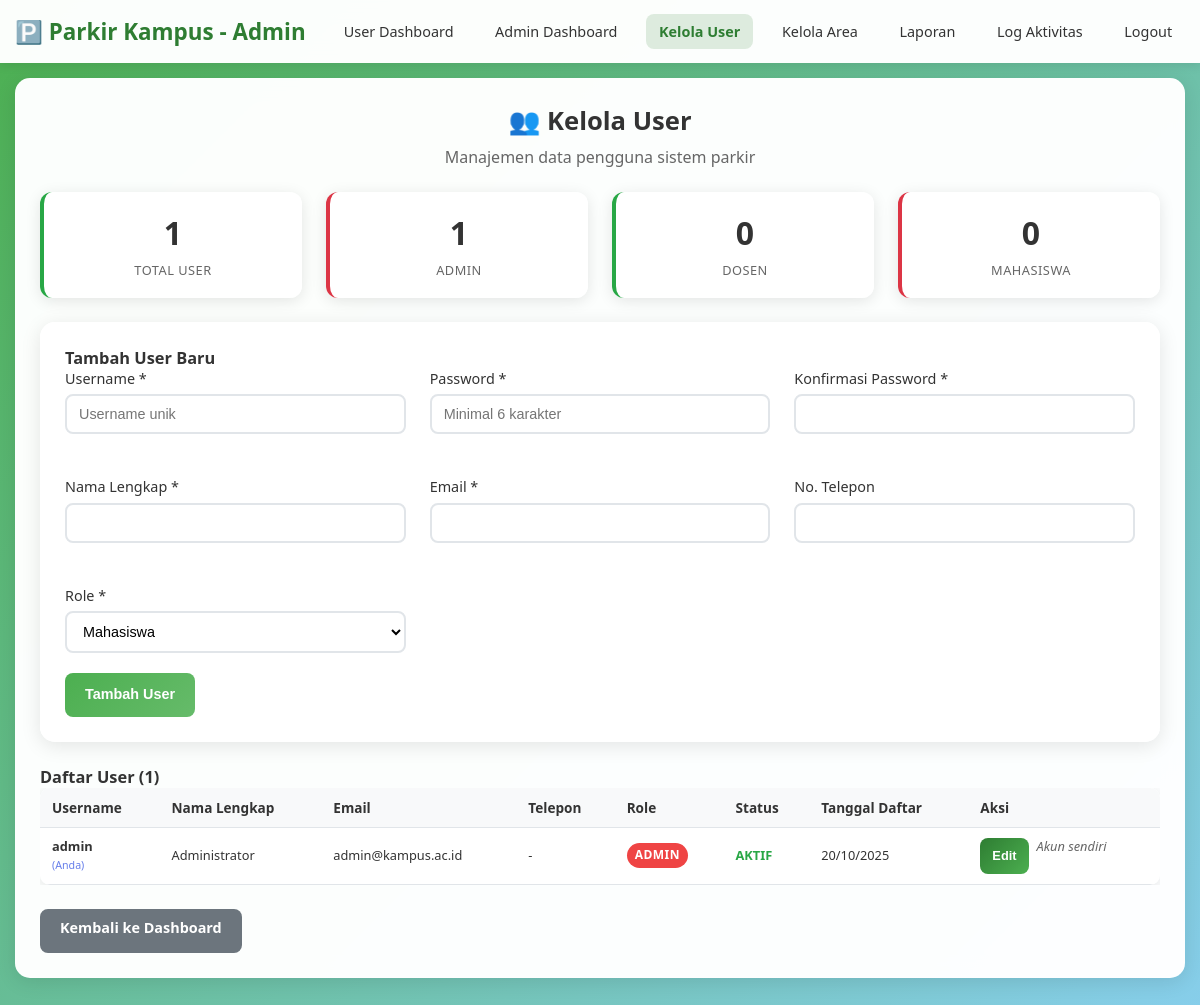
The page /admin/users.php (signed in) on the database its author committed.
### tables this page shows
CREATE TABLE users (
    id INT AUTO_INCREMENT PRIMARY KEY,
    username VARCHAR(50) UNIQUE NOT NULL,
    password VARCHAR(255) NOT NULL,
    nama_lengkap VARCHAR(100) NOT NULL,
    email VARCHAR(100) UNIQUE NOT NULL,
    no_telepon VARCHAR(20),
    role ENUM('mahasiswa', 'dosen', 'staff', 'admin') DEFAULT 'mahasiswa',
    created_at TIMESTAMP DEFAULT CURRENT_TIMESTAMP
);

### admin/users.php (the view, shortened to what this page needs)
<?php
$pdo = getConnection();
$users = $pdo->query("SELECT * FROM users ORDER BY created_at DESC")->fetchAll(PDO::FETCH_ASSOC);
$total_users = count($users);
$admin_count = array_filter($users, fn($user) => $user['role'] === 'admin');
$dosen_count = array_filter($users, fn($user) => $user['role'] === 'dosen');
$mahasiswa_count = array_filter($users, fn($user) => $user['role'] === 'mahasiswa');
?>
<!DOCTYPE html>
<html lang="id">
<head>
    <link rel="stylesheet" href="admin-style.css">
</head>
<body>
    <header class="header">
        <nav class="nav">
            <a href="../index.php" class="logo">🅿️ Parkir Kampus - Admin</a>
            <ul class="nav-links" id="nav-links">
                <li><a href="../index.php">User Dashboard</a></li>
                <li><a href="index.php">Admin Dashboard</a></li>
                <li><a href="users.php" class="active">Kelola User</a></li>
                <li><a href="areas.php">Kelola Area</a></li>
                <li><a href="reports.php">Laporan</a></li>
                <li><a href="logs.php">Log Aktivitas</a></li>
                <li><a href="../logout.php">Logout</a></li>
            </ul>
        </nav>
    </header>
    <div class="container">
        <div class="card">
            <div class="card-header">
                <h1 class="card-title">👥 Kelola User</h1>
                <p class="card-subtitle">Manajemen data pengguna sistem parkir</p>
            </div>
            <div class="grid grid-4 mb-3">
                <div class="status-card status-available">
                    <div class="status-number"><?= $total_users ?></div>
                    <div class="status-label">Total User</div>
                </div>
                <div class="status-card status-occupied">
                    <div class="status-number"><?= count($admin_count) ?></div>
                    <div class="status-label">Admin</div>
                </div>
                <div class="status-card status-available">
                    <div class="status-number"><?= count($dosen_count) ?></div>
                    <div class="status-label">Dosen</div>
                </div>
                <div class="status-card status-occupied">
                    <div class="status-number"><?= count($mahasiswa_count) ?></div>
                    <div class="status-label">Mahasiswa</div>
                </div>
            </div>
            <div class="card mb-3">
                <h3>Tambah User Baru</h3>
                <form method="POST">
                    <div class="grid grid-3">
                        <div class="form-group">
                            <label class="form-label">Username *</label>
                            <input type="text" name="username" class="form-input" required
                                   placeholder="Username unik" value="<?= htmlspecialchars($_POST['username'] ?? '') ?>">
                        </div>
                        <div class="form-group">
                            <label class="form-label">Password *</label>
                            <input type="password" name="password" class="form-input" required
                                   placeholder="Minimal 6 karakter">
                        </div>
                        <div class="form-group">
                            <label class="form-label">Konfirmasi Password *</label>
                            <input type="password" name="confirm_password" class="form-input" required>
                        </div>
                        <div class="form-group">
                            <label class="form-label">Nama Lengkap *</label>
                            <input type="text" name="nama_lengkap" class="form-input" required
                                   value="<?= htmlspecialchars($_POST['nama_lengkap'] ?? '') ?>">
                        </div>
                        <div class="form-group">
                            <label class="form-label">Email *</label>
                            <input type="email" name="email" class="form-input" required
                                   value="<?= htmlspecialchars($_POST['email'] ?? '') ?>">
                        </div>
                        <div class="form-group">
                            <label class="form-label">No. Telepon</label>
                            <input type="tel" name="no_telepon" class="form-input"
                                   value="<?= htmlspecialchars($_POST['no_telepon'] ?? '') ?>">
                        </div>
                        <div class="form-group">
                            <label class="form-label">Role *</label>
                            <select name="role" class="form-select" required>
                                <option value="mahasiswa" <?= (($_POST['role'] ?? '') === 'mahasiswa') ? 'selected' : '' ?>>Mahasiswa</option>
                            </select>
                        </div>
                    </div>
                    <button type="submit" class="btn btn-primary">Tambah User</button>
                </form>
            </div>
            <h3>Daftar User (<?= $total_users ?>)</h3>
            <?php if (empty($users)): ?>
                <div class="alert alert-warning">
                    Belum ada user yang terdaftar.
                </div>
            <?php else: ?>
                <div style="overflow-x: auto;">
                    <table class="table">
                        <thead>
                            <tr>
                                <th>Username</th>
                                <th>Nama Lengkap</th>
                                <th>Email</th>
                                <th>Telepon</th>
                                <th>Role</th>
                                <th>Status</th>
                                <th>Tanggal Daftar</th>
                                <th>Aksi</th>
                            </tr>
                        </thead>
                        <tbody>
                            <?php foreach ($users as $user): ?>
                                <tr>
                                    <td>
                                        <strong><?= htmlspecialchars($user['username']) ?></strong>
                                        <?php if ($user['id'] == $_SESSION['user_id']): ?>
                                            <br><small style="color: #667eea;">(Anda)</small>
                                        <?php endif; ?>
                                    </td>
                                    <td><?= htmlspecialchars($user['nama_lengkap']) ?></td>
                                    <td><?= htmlspecialchars($user['email']) ?></td>
                                    <td><?= htmlspecialchars($user['no_telepon'] ?? '-') ?></td>
                                    <td>
                                        <span class="role-badge role-<?= $user['role'] ?>">
                                            <?= strtoupper($user['role']) ?>
                                        </span>
                                    </td>
                                    <td>
                                        <span style="color: #28a745; font-weight: bold;">
                                            AKTIF
                                        </span>
                                    </td>
                                    <td><?= date('d/m/Y', strtotime($user['created_at'])) ?></td>
                                    <td>
                                        <div style="display: flex; gap: 0.5rem; flex-wrap: wrap;">
                                            <button type="button" onclick='editUser(<?= json_encode($user) ?>)' class="btn btn-success btn-sm">
                                                Edit
                                            </button>
                                            <?php if ($user['id'] != $_SESSION['user_id']): ?>
                                                <form method="POST" style="display: inline;">
                                                    <input type="hidden" name="action" value="reset_password">
                                                    <input type="hidden" name="user_id" value="<?= $user['id'] ?>">
                                                    <button type="submit" class="btn btn-warning btn-sm"
                                                            onclick="return confirm('Reset password user ini? Password akan diubah menjadi: password123')">Reset Password</button>
                                                </form>
                                                <form method="POST" style="display: inline;">
                                                    <input type="hidden" name="action" value="delete">
                                                    <input type="hidden" name="user_id" value="<?= $user['id'] ?>">
                                                    <button type="submit" class="btn btn-danger btn-sm"
                                                            onclick="return confirm('Hapus user <?= htmlspecialchars(addslashes($user['nama_lengkap'])) ?>? Tindakan ini tidak dapat dibatalkan!')">Hapus</button>
                                                </form>
                                            <?php else: ?>
                                                <span style="color: #666; font-style: italic; font-size: 0.8rem;">Akun sendiri</span>
                                            <?php endif; ?>
                                        </div>
                                    </td>
                                </tr>
                            <?php endforeach; ?>
                        </tbody>
                    </table>
                </div>
            <?php endif; ?>
            <div class="mt-3">
                <a href="index.php" class="btn btn-secondary">Kembali ke Dashboard</a>
            </div>
        </div>
    </div>
</body>
</html>

### admin/admin-style.css (style rules this page uses)
* { margin: 0; padding: 0; box-sizing: border-box; }
body { font-family: 'Segoe UI', Tahoma, Geneva, Verdana, sans-serif; background: linear-gradient(135deg, #4CAF50 0%, #87CEEB 100%); min-height: 100vh; color: #333; font-size: 14px; }
.container { max-width: 1400px; margin: 0 auto; padding: 15px; }
.header { background: rgba(255, 255, 255, 0.98); backdrop-filter: blur(10px); padding: 1rem 0; box-shadow: 0 2px 10px rgba(0, 0, 0, 0.1); position: sticky; top: 0; z-index: 100; }
.nav { display: flex; justify-content: space-between; align-items: center; max-width: 1400px; margin: 0 auto; padding: 0 15px; }
.logo { font-size: 1.4rem; font-weight: bold; color: #2E7D32; text-decoration: none; white-space: nowrap; }
.nav-links { display: flex; list-style: none; gap: 1rem; }
.nav-links a { text-decoration: none; color: #333; font-weight: 500; transition: color 0.3s ease; padding: 0.5rem 0.8rem; border-radius: 8px; font-size: 0.9rem; white-space: nowrap; }
.nav-links a.active { color: #2E7D32; font-weight: bold; background: rgba(46, 125, 50, 0.15); }
.card { background: rgba(255, 255, 255, 0.98); backdrop-filter: blur(10px); border-radius: 15px; padding: 1.5rem; box-shadow: 0 4px 20px rgba(0, 0, 0, 0.1); margin-bottom: 1.5rem; border: 1px solid rgba(255, 255, 255, 0.2); }
.card-header { text-align: center; margin-bottom: 1.5rem; }
.card-title { font-size: 1.6rem; color: #333; margin-bottom: 0.5rem; }
.card-subtitle { color: #666; font-size: 1rem; }
.form-group { margin-bottom: 1.2rem; }
.form-label { display: block; margin-bottom: 0.4rem; font-weight: 500; color: #333; font-size: 0.9rem; }
.form-input, .form-select { width: 100%; padding: 10px 12px; border: 2px solid #e1e5e9; border-radius: 8px; font-size: 0.9rem; transition: all 0.3s ease; background: rgba(255, 255, 255, 0.9); }
.form-select { cursor: pointer; }
.btn { padding: 10px 20px; border: none; border-radius: 8px; font-size: 0.9rem; font-weight: 600; cursor: pointer; transition: all 0.3s ease; text-decoration: none; display: inline-block; text-align: center; min-height: 44px; line-height: 1.2; }
.btn-primary { background: linear-gradient(135deg, #4CAF50 0%, #66BB6A 100%); color: white; }
.btn-success { background: linear-gradient(135deg, #2E7D32 0%, #4CAF50 100%); color: white; }
.btn-secondary { background: #6c757d; color: white; }
.btn-sm { padding: 8px 12px; font-size: 0.8rem; min-height: 36px; }
.grid { display: grid; gap: 1.5rem; }
.grid-3 { grid-template-columns: repeat(auto-fit, minmax(250px, 1fr)); }
.grid-4 { grid-template-columns: repeat(auto-fit, minmax(200px, 1fr)); }
.status-card { background: rgba(255, 255, 255, 0.95); border-radius: 12px; padding: 1.2rem; text-align: center; box-shadow: 0 3px 15px rgba(0, 0, 0, 0.1); border-left: 4px solid; }
.status-available { border-left-color: #28a745; }
.status-occupied { border-left-color: #dc3545; }
.status-number { font-size: 2rem; font-weight: bold; margin-bottom: 0.4rem; }
.status-label { color: #666; font-size: 0.8rem; text-transform: uppercase; letter-spacing: 0.5px; }
.table { width: 100%; border-collapse: collapse; background: rgba(255, 255, 255, 0.95); border-radius: 10px; overflow: hidden; box-shadow: 0 3px 15px rgba(0, 0, 0, 0.1); font-size: 0.8rem; }
.table th, .table td { padding: 10px 12px; text-align: left; border-bottom: 1px solid #e1e5e9; line-height: 1.4; }
.table th { background: #f8f9fa; font-weight: 600; color: #333; font-size: 0.85rem; }
.role-badge { display: inline-block; padding: 4px 8px; border-radius: 999px; font-size: 0.75rem; font-weight: 700; text-transform: uppercase; letter-spacing: 0.5px; color: #fff; }
.role-admin { background: #ef4444; }
.mt-3 { margin-top: 1.5rem; }
.mb-3 { margin-bottom: 1.5rem; }

### rows shown on the page
users: role "1", role "0", username "admin", shows "(Anda)", nama_lengkap "Administrator", email "admin@kampus.ac.id", no_telepon "-", role "ADMIN", created_at "20/10/2025", shows "Akun sendiri"

### other values the page prints
$total_users "1"
